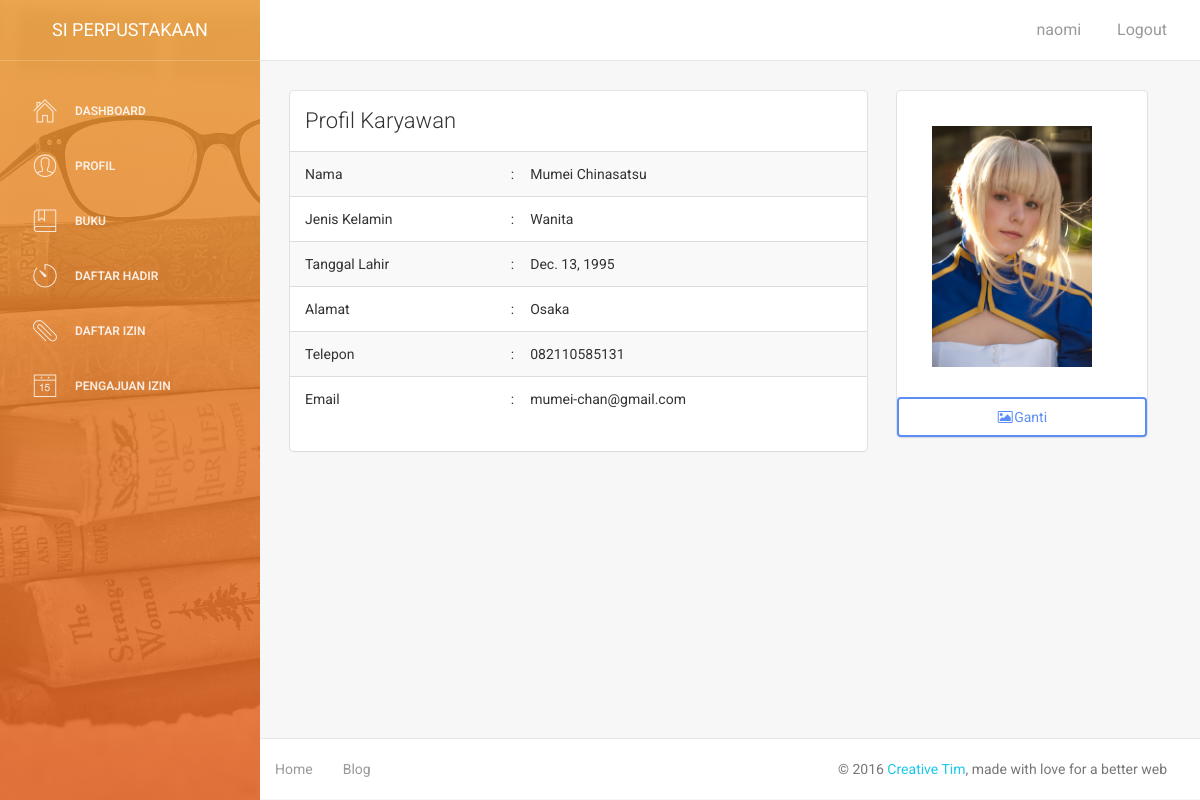
The page /profil_karyawan/ (signed in) on the database its author committed.
### karyawan/models.py (models this page shows, shortened)
class biodata_karyawan(models.Model):
	JENIS_KELAMIN_CHOICE = {
		('Pria','pria'),
		('Wanita','wanita')
	}
	nama_karyawan = models.CharField(max_length = 100)
	jenis_kelamin = models.CharField(max_length = 15, choices = JENIS_KELAMIN_CHOICE)
	tgl_lahir = models.DateField()
	alamat = models.TextField()
	no_telepon = models.CharField(max_length=12)
	email = models.EmailField()
	foto = models.ImageField(upload_to = "upload")

### karyawan/views.py (the view)
# urls.py: url(r'^profil_karyawan/', karyawan_views.profil_karyawan),
@login_required(login_url = settings.LOGIN_KARYAWAN_URL)
def profil_karyawan(request):
	karyawan = biodata_karyawan.objects.get(id=request.session['karyawan_id'])
	return render(request, 'profil_karyawan.html',{'karyawan':karyawan})

### karyawan/templates/profil_karyawan.html (shortened to what this page needs)
{% extends "base-karyawan.html" %}
{% load staticfiles %}
{% block content %}
<div class="col-md-8">
    <div class="card">
        <div class="header">
            <h4 class="title">Profil Karyawan</h4>
        </div>
        <div class="content table-responsive table-full-width">
            <table class="table table-hover table-striped">
				<tbody>
					<tr>
						<td>Nama</td>
						<td style="width: 10px;">:</td>
						<td>{{ karyawan.nama_karyawan }}</td>
					</tr>
					<tr>
						<td>Jenis Kelamin</td>
						<td style="width: 10px;">:</td>
						<td>{{ karyawan.jenis_kelamin }}</td>
					</tr>
					<tr>
						<td>Tanggal Lahir</td>
						<td style="width: 10px;">:</td>
						<td>{{ karyawan.tgl_lahir }}</td>
					</tr>
					<tr>
						<td>Alamat</td>
						<td style="width: 10px;">:</td>
						<td>{{ karyawan.alamat }}</td>
					</tr>
					<tr>
						<td>Telepon</td>
						<td style="width: 10px;">:</td>
						<td>{{ karyawan.no_telepon }}</td>
					</tr>
					<tr>
						<td>Email</td>
						<td style="width: 10px;">:</td>
						<td>{{ karyawan.email }}</td>
					</tr>
				</tbody>
			</table>
		</div>
	</div>
</div>
<div class="col-md-4">
	<div class="card card-user" style="width:250px;">
		<div class="content">
				<div id="foto-karyawan">
					<img  src="/media/{{ karyawan.foto }}" style="width:200px; padding:20px;">
				</div>
		</div>
			<button id="ganti-foto-button" class="btn btn-primary btn-xm btn-block" data-toggle="modal" data-target="#gantiFotoModal"><i class="fa fa-photo"></i>Ganti</button>
	</div>
</div>
{% endblock %}

### templates/base-karyawan.html (shortened to what this page needs)
{% load staticfiles %}
<!DOCTYPE html>
<html lang="en">
<head>
    {% include "head.html" %}
</head>
<body>
<div class="wrapper">
    <div class="sidebar" data-color="orange" data-image="{% static 'img/stack-of-books.jpg' %}">
<div class="sidebar-wrapper">
            <div class="logo">
                <a href="/profil_karyawan/" class="simple-text">
                    SI Perpustakaan
                </a>
            </div>
            <ul class="nav">
                <li>
                    <a href="/dashboard/">
                        <i class="pe-7s-home"></i>
                        <p>Dashboard</p>
                    </a>
                </li>
                <li>
                    <a href="/profil_karyawan/">
                        <i class="pe-7s-user"></i>
                        <p>Profil</p>
                    </a>
                </li>
                <li>
                    <a href="/tampil_tabel/">
                        <i class="pe-7s-notebook"></i>
                        <p>Buku</p>
                    </a>
                </li>
                <li>
                    <a href="/daftar_hadir/">
                        <i class="pe-7s-timer"></i>
                        <p>Daftar hadir</p>
                    </a>
                </li>
                <li>
                    <a href="/daftar_izin/">
                        <i class="pe-7s-paperclip"></i>
                        <p>Daftar Izin</p>
                    </a>
                </li>
                <li>
                    <a href="/pengajuan_izin/">
                        <i class="pe-7s-date"></i>
                        <p>Pengajuan izin</p>
                    </a>
                </li>
            </ul>
        </div>
    </div>
    <div class="main-panel">
        <nav class="navbar navbar-default navbar-fixed">
            <div class="container-fluid">
                <div class="collapse navbar-collapse">
                    <ul class="nav navbar-nav navbar-right">
                        {% if request.user.is_authenticated %}
                            <li><a href="">{{ request.session.username }}</a></li>
                            <li><a href="/logout/">Logout</a></li>
                        {% endif %}
                    </ul>
                </div>
            </div>
        </nav>
        <div class="content">
            <div class="container-fluid">
                <div class="row">
                    {% block content %}
                    {% endblock %}
                </div>
            </div>
        </div>
        <footer class="footer">
            <div class="container-fluid">
                <nav class="pull-left">
                    <ul>
                        <li>
                            <a href="/">
                                Home
                            </a>
                        </li>
                        <li>
                            <a href="#">
                                Blog
                            </a>
                        </li>
                    </ul>
                </nav>
                <p class="copyright pull-right">
                    &copy; 2016 <a href="http://www.creative-tim.com">Creative Tim</a>, made with love for a better web
                </p>
            </div>
        </footer>
    </div>
</div>
</body>
</html>

### rows shown on the page
biodata_karyawan: nama_karyawan "Mumei Chinasatsu", jenis_kelamin "Wanita", tgl_lahir "Dec. 13, 1995", alamat "Osaka", no_telepon "082110585131", email "mumei-chan@gmail.com", foto (picture)

### other values the page prints
{{ request.session.username }} "naomi"
